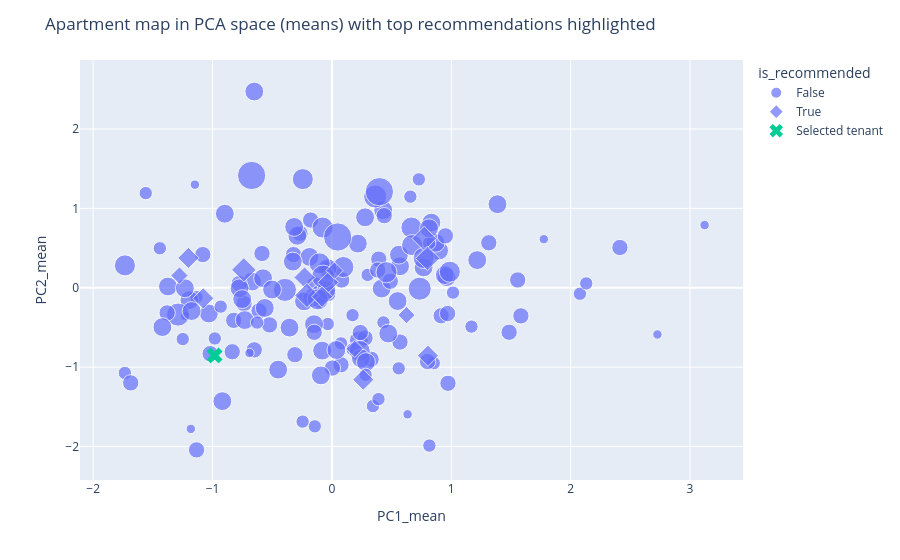

Notebook code for this chart:
### Code cell
# Choose axes (start with PC1 & PC2)
x_col = "PC1_mean"
y_col = "PC2_mean"

# Build plotting df (apartments)
plot_df = apt_df.copy().reset_index().rename(columns={"index": "Apartment"})

# Mark top recommendations
top_apts = recs.index.tolist()
plot_df["is_recommended"] = plot_df["Apartment"].isin(top_apts)

# Add fit_score for those apartments (NaN for others)
plot_df["fit_score"] = np.nan
plot_df.loc[plot_df["is_recommended"], "fit_score"] = recs["fit_score"].values

# Tenant point (use tenant PC coords for same components)
tenant_idx = 0  # change if needed
tenant_row = merged_df.loc[tenant_idx]
tenant_x = tenant_row["PC1"]
tenant_y = tenant_row["PC2"]

fig = px.scatter(
    plot_df,
    x=x_col,
    y=y_col,
    hover_data={
        "Apartment": True,
        "n_tenants": True,
        "ApartmentSize": True,
        "free_rooms": True,
        "occupancy_rate": True,
        "mean_dispersion": True,
        "dominant_cluster": True,
        "fit_score": True,
        "is_recommended": True
    },
    symbol="is_recommended",
    size="n_tenants",
)

# Add tenant marker
fig.add_trace(
    go.Scatter(
        x=[tenant_x],
        y=[tenant_y],
        mode="markers",
        marker=dict(size=14, symbol="x"),
        name="Selected tenant",
        hovertext=[f"Tenant idx: {tenant_idx}"],
        hoverinfo="text"
    )
)

fig.update_layout(
    title="Apartment map in PCA space (means) with top recommendations highlighted"
)

fig.show()

### Figure 1 — Plotly figure (JSON) as saved in the notebook; plotly's stock layout.template omitted (floating-point values rounded to 4 significant figures; data arrays with more than 128 entries replaced by an {"elided": "..."} marker saying what was removed)
{"data": [{"customdata": {"elided": "152x9 mixed values"}, "hovertemplate": "is_recommended=%{customdata[8]}<br>PC1_mean=%{x}<br>PC2_mean=%{y}<br>n_tenants=%{customdata[1]}<br>Apartment=%{customdata[0]}<br>ApartmentSize=%{customdata[2]}<br>free_rooms=%{customdata[3]}<br>occupancy_rate=%{customdata[4]}<br>mean_dispersion=%{customdata[5]}<br>dominant_cluster=%{customdata[6]}<br>fit_score=%{customdata[7]}<extra></extra>", "legendgroup": "False", "marker": {"color": "#636efa", "size": {"elided": "152 int values"}, "sizemode": "area", "sizeref": 0.0225, "symbol": "circle"}, "mode": "markers", "name": "False", "orientation": "v", "showlegend": true, "type": "scatter", "x": {"elided": "152 float values"}, "xaxis": "x", "y": {"elided": "152 float values"}, "yaxis": "y"}, {"customdata": {"elided": "15x9 mixed values"}, "hovertemplate": "is_recommended=%{customdata[8]}<br>PC1_mean=%{x}<br>PC2_mean=%{y}<br>n_tenants=%{customdata[1]}<br>Apartment=%{customdata[0]}<br>ApartmentSize=%{customdata[2]}<br>free_rooms=%{customdata[3]}<br>occupancy_rate=%{customdata[4]}<br>mean_dispersion=%{customdata[5]}<br>dominant_cluster=%{customdata[6]}<br>fit_score=%{customdata[7]}<extra></extra>", "legendgroup": "True", "marker": {"color": "#636efa", "size": [3, 3, 4, 4, 4, 2, 2, 2, 3, 2, 3, 3, 3, 3, 4], "sizemode": "area", "sizeref": 0.0225, "symbol": "diamond"}, "mode": "markers", "name": "True", "orientation": "v", "showlegend": true, "type": "scatter", "x": [0.8044, -0.2296, -0.2093, 0.7725, 0.8012, 0.1904, 0.6249, -1.277, -0.03134, 0.0214, -1.078, -0.08168, 0.2624, -1.202, -0.7379], "xaxis": "x", "y": [-0.8557, 0.1297, -0.09635, 0.6203, 0.3697, -0.7688, -0.3438, 0.154, 0.06738, 0.2165, -0.1334, -0.1124, -1.158, 0.3759, 0.2255], "yaxis": "y"}, {"hoverinfo": "text", "hovertext": ["Tenant idx: 0"], "marker": {"size": 14, "symbol": "x"}, "mode": "markers", "name": "Selected tenant", "type": "scatter", "x": [-0.9826], "y": [-0.852]}], "layout": {"legend": {"itemsizing": "constant", "title": {"text": "is_recommended"}, "tracegroupgap": 0}, "margin": {"t": 60}, "title": {"text": "Apartment map in PCA space (means) with top recommendations highlighted"}, "xaxis": {"anchor": "y", "domain": [0, 1], "title": {"text": "PC1_mean"}}, "yaxis": {"anchor": "x", "domain": [0, 1], "title": {"text": "PC2_mean"}}}}
